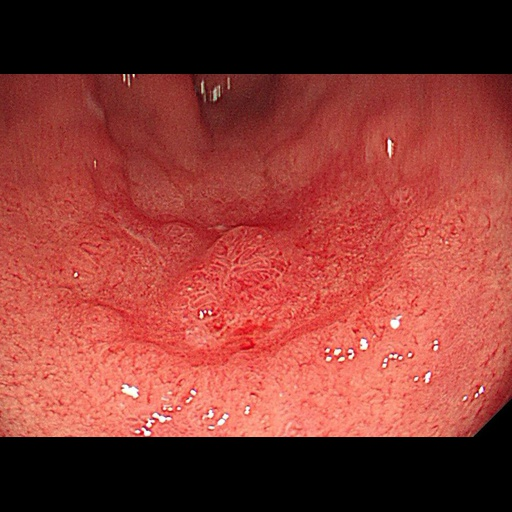
#> input picture data/imgs_feature_extraction_quantification/except_for_width_height_ratio/1/1.jpg, 512 x 512 px, found by its file name; its folder holds only this picture in this run
$ jupyter execute --allow-errors others.ipynb
#> lines starting #> are read from the running program, lines starting #| are printed output that depends on the picture; long printed decimals are rounded
[cell 1]
import cv2
import os
import shutil
import heapq
import numpy as np
from scipy import stats as sts
import math
import xlwt
import xlrd
import xlutils.copy
import pandas as pd
from xlrd import open_workbook
from skimage import filters
import skimage.io as io
from skimage.morphology import disk
import matplotlib
from PIL import Image
import matplotlib.pyplot as plt
from matplotlib import pyplot as plt
from scipy.signal import convolve2d
from PIL import Image, ImageDraw, ImageFont
from skimage.feature import local_binary_pattern
from skimage import feature as ft
from sklearn.metrics.cluster import entropy
from sklearn import metrics
from scipy.signal import resample
from scipy.fftpack import dct

[cell 2]
def read_img_file(path):
    with open(path, 'rb') as img_file:
        bytes = img_file.read()
        nparr = np.fromstring(bytes, np.uint8)
        img = cv2.imdecode(nparr, cv2.IMREAD_COLOR)
        return img

# save data into excel sheet
# [36 lines left out: functions to_excel, read_list, grey2mask, read_list_1, not called in this run]

# PCI
def get_dominant_colors(infile,num_col):
#> called with num_col = 5
    image = Image.open(infile)
#> image is the input picture: PIL image 512x512 RGB; mean R, G, B 138.7, 58.7, 51.9
    image = cv2.cvtColor(np.asarray(image),cv2.COLOR_RGB2BGR)
#> image: shape (512, 512, 3)
    image = cv2.cvtColor(image, cv2.COLOR_BGR2LAB)
#> image: shape (512, 512, 3); mean of channels 0, 1, 2 90.3, 159.3, 148.4
    image[:,:,0] = cv2.bilateralFilter(image[:,:,0],5,200,200)
#> image: shape (512, 512, 3); mean of channels 0, 1, 2 89.9, 159.3, 148.4
    image = cv2.cvtColor(image, cv2.COLOR_LAB2BGR)
    image = Image.fromarray(cv2.cvtColor(image,cv2.COLOR_BGR2RGB))
#> image: PIL image 512x512 RGB
    small_image = image.resize((480, 480))
    result = small_image.convert("P", palette=Image.ADAPTIVE, colors = num_col)
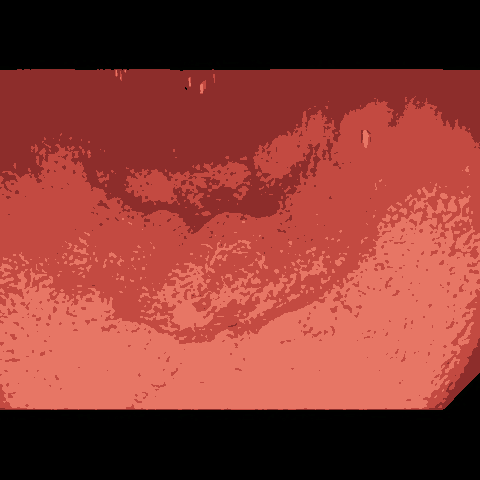
#> result: PIL image 480x480 P; mean R, G, B 136.4, 57.8, 50.7
    palette = result.getpalette()
#> palette = [231, 118, 101, 195, 74, 65, 141, 45, 43, 0, 2, 0, 0, 0, 0]
    color_counts = sorted(result.getcolors(), reverse=True)
#> color_counts = [(64438, 4), (60968, 1), (57627, 0), (44199, 2), (3168, 3)]
    colors = []
    for i in range(num_col):
        palette_index = color_counts[i][1]
        dominant_color = palette[palette_index * 3 : palette_index * 3 + 3]
        colors.append(tuple(dominant_color))
#> this loop made 5 passes
#> (palette_index, dominant_color) on passes 1 to 5: (4, [0, 0, 0]), (1, [195, 74, 65]), (0, [231, 118, 101]), (2, [141, 45, 43]), (3, [0, 2, 0])
#> after the loop, colors = [(0, 0, 0), (195, 74, 65), (231, 118, 101), (141, 45, 43), (0, 2, 0)]
    return colors

# HSI entropy
def rgbtohsi_1(rgb_lwpImg):
    rows = int(rgb_lwpImg.shape[0])
    cols = int(rgb_lwpImg.shape[1])
    b, g, r = cv2.split(rgb_lwpImg)
    # scale to [0,1]
    b = b / 255.0
    g = g / 255.0
    r = r / 255.0
    S_img = np.zeros((rows, cols, 1), dtype=np.uint8)
    hsi_lwpImg = rgb_lwpImg.copy()
    H, S, I = cv2.split(hsi_lwpImg)
    for i in range(rows):
        for j in range(cols):
            min_RGB = min(min(b[i, j], g[i, j]), r[i, j])
            sum = b[i, j]+g[i, j]+r[i, j]
            if sum == 0:
                S = 0
            else:
                S = 1 - 3 * min_RGB/sum
            S_img[i, j] = S * 255
    return S_img

# Color moments
# [14 lines left out: function color_comment, not called in this run]

### Define input and output path

[cell 3]
num_ca = 5 # Modify the number according to the actual situation
num_noca = 5 # Modify the number according to the actual situation

ca_path = r"~\data\imgs_feature_extraction_quantification\except_for_width_height_ratio\1"
noca_path = r"~\data\imgs_feature_extraction_quantification\except_for_width_height_ratio\0"

ca_excel_path = "file path for the sheet that stores the feature prediction results"
noca_excel_path = "file path for the sheet that stores the feature prediction results"

[cell 4]
ca_result_list = []
for img_file in os.listdir(ca_path):
    ca_result_list.append(img_file)
#> (the rest of this cell did not finish here and is left out)

## PCI

[cell 5]
result_list = []
for file in os.listdir(ca_path):
    img_path = os.path.join(ca_path,file)
    color = get_dominant_colors(img_path,5)
#> color has the same summary as colors in get_dominant_colors
    color_list = []
    for i in color:
        C_i = np.mean(i)
        if C_i != 0:
            color_list.append(C_i)
#> this loop made 5 passes
#> (i, C_i) on passes 1 to 5: ((0, 0, 0), 0), ((195, 74, 65), 111.3), ((231, 118, 101), 150), ((141, 45, 43), 76.33), ((0, 2, 0), 0.667)
#> after the loop, color_list = [111.3, 150, 76.33, 0.667]
    std_color = np.std(color_list)
#> std_color = 55.01
    std_color = std_color/100
#> std_color = 0.55
    result_list.append(std_color)
#> (the rest of this cell did not finish here and is left out)

[cell 6]
result_list = []
#> (the rest of this cell did not finish here and is left out)

[cell 7]
# identify the best cut-off value for classfying images into 1 and 0

col_name = "PCI"
#> (the rest of this cell did not finish here and is left out)

### HSI entropy

[cell 8]
result_list = []
for file in os.listdir(ca_path):
    img_path = os.path.join(ca_path,file)
    _img = read_img_file(img_path)
    image_HSI = rgbtohsi_1(_img)
#> in rgbtohsi_1, `b, g, r = cv2.split(rgb_lwpImg)`:
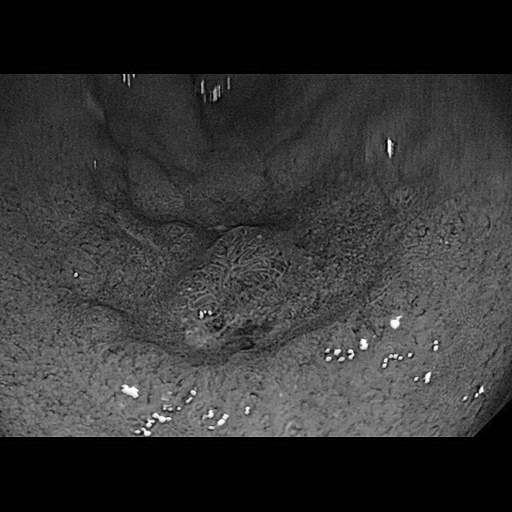
#> b: shape (512, 512); min 0, max 255, mean 51.9
#> in rgbtohsi_1, `b, g, r = cv2.split(rgb_lwpImg)`:
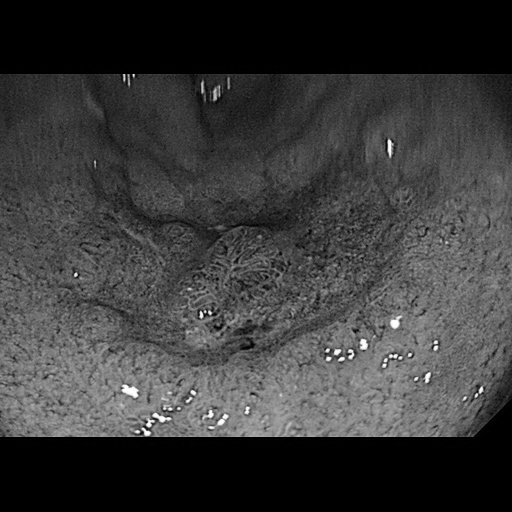
#> g: shape (512, 512); min 0, max 255, mean 58.7
#> in rgbtohsi_1, `b, g, r = cv2.split(rgb_lwpImg)`:
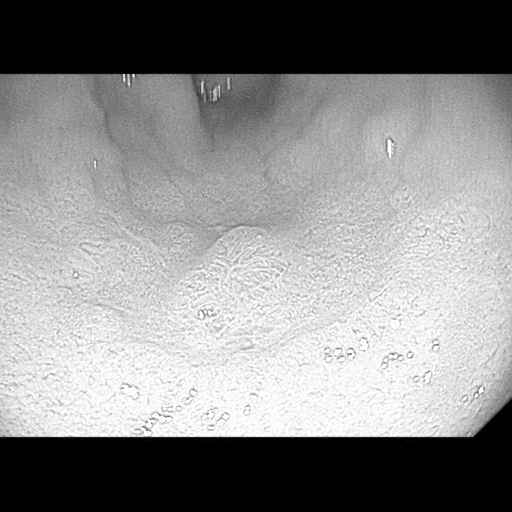
#> r: shape (512, 512); min 0, max 255, mean 138.7
#> after the loop in rgbtohsi_1, `for i in range(rows):`:
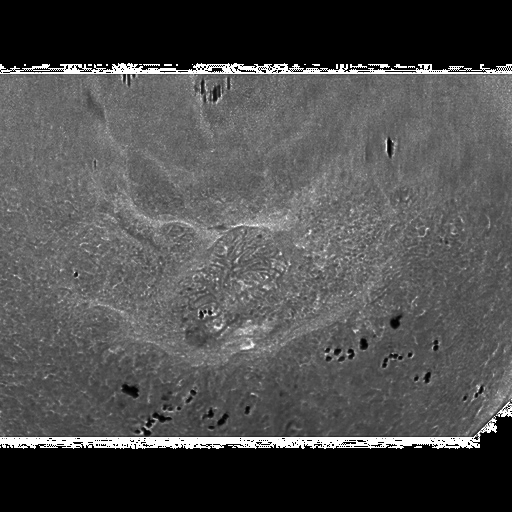
#> S_img: shape (512, 512, 1); min 0, max 255, mean 78.3
    image = image_HSI
    va = entropy(image)
#> va = 3.8
    result_list.append(va)
#> (the rest of this cell did not finish here and is left out)

[cell 9]
result_list = []
#> (the rest of this cell did not finish here and is left out)

[cell 10]
col_name = "HSI entroy"
#> (the rest of this cell did not finish here and is left out)

## Texture

[cell 11]
result_list = []
for file in os.listdir(ca_path):
    img_path = os.path.join(ca_path,file)
    _img = read_img_file(img_path)
    image = cv2.cvtColor(_img, cv2.COLOR_BGR2GRAY)
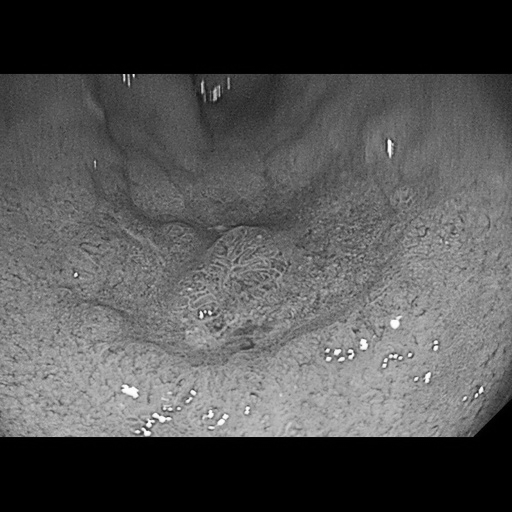
#> image: shape (512, 512); min 0, max 255, mean 81.8
    lbp = local_binary_pattern(image, 24, 3.5)
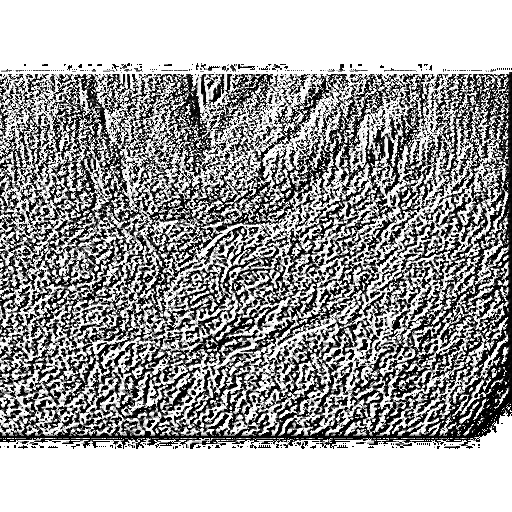
#> lbp: shape (512, 512) float64; min 0, max 16777215, mean 10648826.4; drawn with min black and max white
    V_rout = list(np.concatenate(lbp))
#> V_rout = 262144 items
    va = np.mean(V_rout)/1000000 - 8
#> va = 2.65
    print(va)
#| 2.649
    result_list.append(va)
#> (the rest of this cell did not finish here and is left out)

[cell 12]
result_list = []
#> (the rest of this cell did not finish here and is left out)

[cell 13]
col_name = "Texture"
#> (the rest of this cell did not finish here and is left out)

## Histogram

[cell 14]
result_list = []
for file in os.listdir(ca_path):
    img_path = os.path.join(ca_path,file)
    _img = read_img_file(img_path)
    image_HSV = cv2.cvtColor(_img, cv2.COLOR_BGR2XYZ)
#> image_HSV: shape (512, 512, 3); mean of channels 0, 1, 2 87.5, 75.2, 59
    image = image_HSV[:,:,0]
    kernel = np.array([[0, -1, 0], [-1, 5, -1], [0, -1, 0]], np.float32)
    dst = cv2.filter2D(image, -1, kernel=kernel)
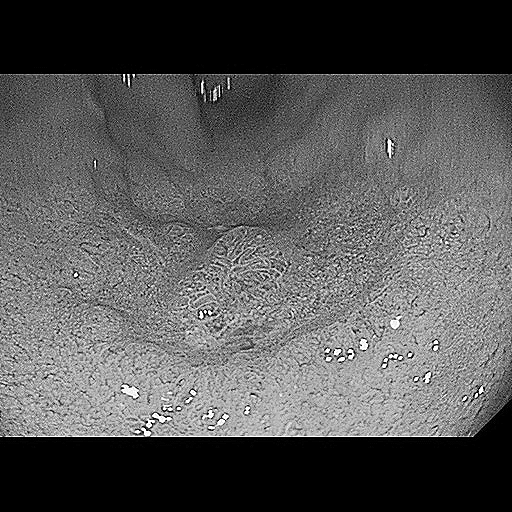
#> dst: shape (512, 512); min 0, max 255, mean 87.8
    features = ft.hog(dst, orientations = 9, pixels_per_cell = (20,20),cells_per_block = (2,2),
                  block_norm = 'L1',transform_sqrt = True,feature_vector = True,visualize = False)
    va = np.std(features)*100
#> va = 2.48
    result_list.append(va)
#> (the rest of this cell did not finish here and is left out)

$ run again, on data/imgs_feature_extraction_quantification/except_for_width_height_ratio/1/13.jpg
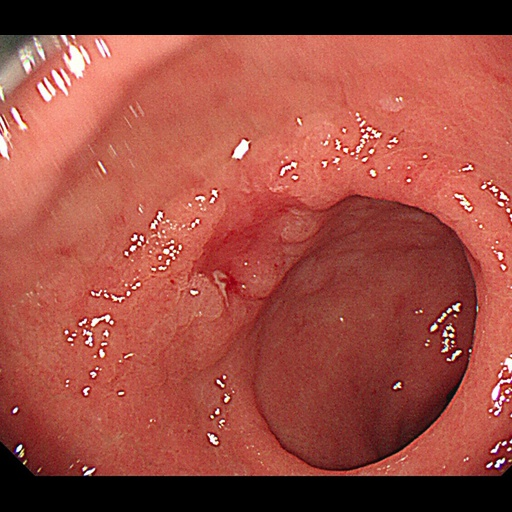
#> input picture data/imgs_feature_extraction_quantification/except_for_width_height_ratio/1/13.jpg, 512 x 512 px, found by its file name
#> in get_dominant_colors, image is the input picture: PIL image 512x512 RGB; mean R, G, B 156.2, 75.5, 64.8
#> palette = [217, 133, 116, 206, 105, 88, 194, 92, 77, 162, 64, 55, 48, 18, 17]
#> color_counts = [(67704, 3), (53875, 2), (51340, 1), (38141, 4), (19340, 0)]
#> the loop in get_dominant_colors, `for i in range(num_col):` made 5 passes
#> (palette_index, dominant_color) on passes 1 to 5: (3, [162, 64, 55]), (2, [194, 92, 77]), (1, [206, 105, 88]), (4, [48, 18, 17]), (0, [217, 133, 116])
#> after the loop in get_dominant_colors, `for i in range(num_col):`: colors = [(162, 64, 55), (194, 92, 77), (206, 105, 88), (48, 18, 17), (217, 133, 116)]
#> color has the same summary as colors in get_dominant_colors
#> the loop `for i in color:` made 5 passes
#> (i, C_i) on passes 1 to 5: ((162, 64, 55), 93.67), ((194, 92, 77), 121), ((206, 105, 88), 133), ((48, 18, 17), 27.67), ((217, 133, 116), 155.3)
#> after the loop `for i in color:`: color_list = [93.67, 121, 133, 27.67, 155.3]
#> `std_color = np.std(color_list)`: std_color = 43.99
#> `std_color = std_color/100`: std_color = 0.44
#> after the loop in rgbtohsi_1, `for i in range(rows):`:
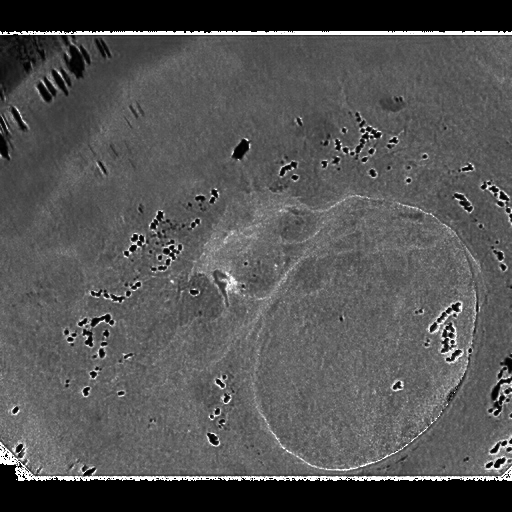
#> S_img: shape (512, 512, 1); min 0, max 255, mean 84.3
#> `va = entropy(image)`: va = 4.21
#> V_rout = 262144 items
#> `va = np.mean(V_rout)/1000000 - 8`: va = 1.2
#| 1.201
#> image_HSV: shape (512, 512, 3); mean of channels 0, 1, 2 103.1, 91.9, 73.5
#> `dst = cv2.filter2D(image, -1, kernel=kernel)`:
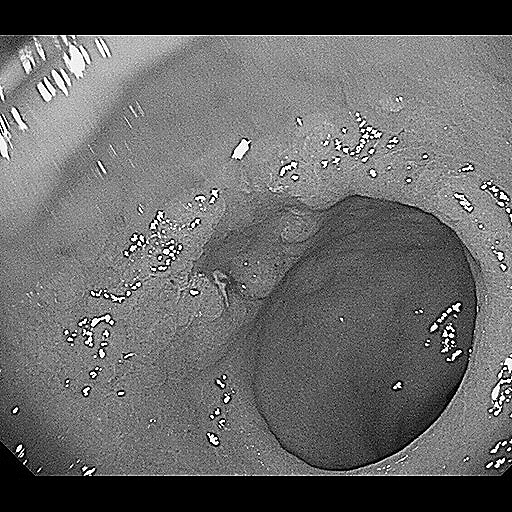
#> dst: shape (512, 512); min 0, max 255, mean 103
#> `va = np.std(features)*100`: va = 2.48

$ run again, on data/imgs_feature_extraction_quantification/except_for_width_height_ratio/1/14.jpg
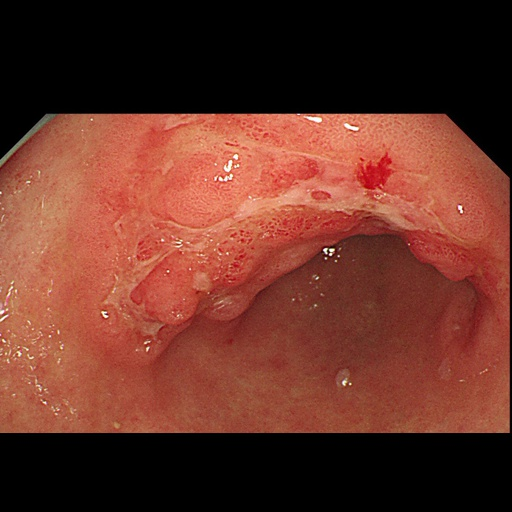
#> input picture data/imgs_feature_extraction_quantification/except_for_width_height_ratio/1/14.jpg, 512 x 512 px, found by its file name
#> in get_dominant_colors, image is the input picture: PIL image 512x512 RGB; mean R, G, B 104.9, 51.9, 39.9
#> palette = [202, 112, 85, 160, 73, 55, 108, 42, 34, 0, 1, 0, 0, 0, 0]
#> color_counts = [(85331, 4), (60008, 0), (55385, 1), (25248, 2), (4428, 3)]
#> the loop in get_dominant_colors, `for i in range(num_col):` made 5 passes
#> (palette_index, dominant_color) on passes 1 to 5: (4, [0, 0, 0]), (0, [202, 112, 85]), (1, [160, 73, 55]), (2, [108, 42, 34]), (3, [0, 1, 0])
#> after the loop in get_dominant_colors, `for i in range(num_col):`: colors = [(0, 0, 0), (202, 112, 85), (160, 73, 55), (108, 42, 34), (0, 1, 0)]
#> color has the same summary as colors in get_dominant_colors
#> the loop `for i in color:` made 5 passes
#> (i, C_i) on passes 1 to 5: ((0, 0, 0), 0), ((202, 112, 85), 133), ((160, 73, 55), 96), ((108, 42, 34), 61.33), ((0, 1, 0), 0.333)
#> after the loop `for i in color:`: color_list = [133, 96, 61.33, 0.333]
#> `std_color = np.std(color_list)`: std_color = 48.85
#> `std_color = std_color/100`: std_color = 0.488
#> after the loop in rgbtohsi_1, `for i in range(rows):`:
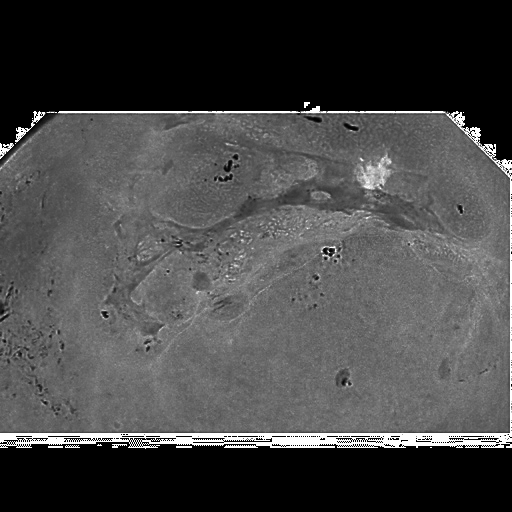
#> S_img: shape (512, 512, 1); min 0, max 255, mean 70.1
#> `va = entropy(image)`: va = 3.31
#> V_rout = 262144 items
#> `va = np.mean(V_rout)/1000000 - 8`: va = 3.39
#| 3.388
#> image_HSV: shape (512, 512, 3); mean of channels 0, 1, 2 69, 62.3, 46.1
#> `dst = cv2.filter2D(image, -1, kernel=kernel)`:
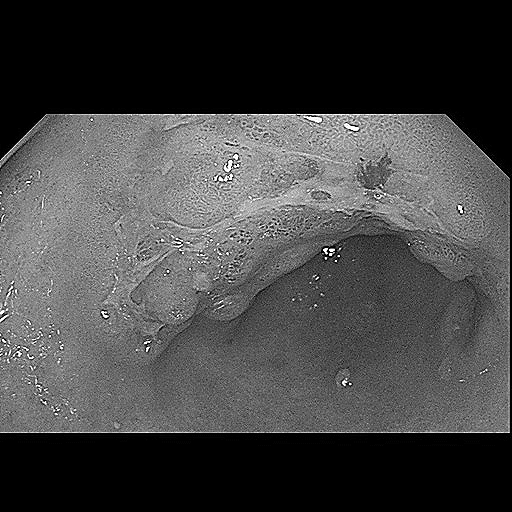
#> dst: shape (512, 512); min 0, max 255, mean 69.2
#> `va = np.std(features)*100`: va = 3.44
